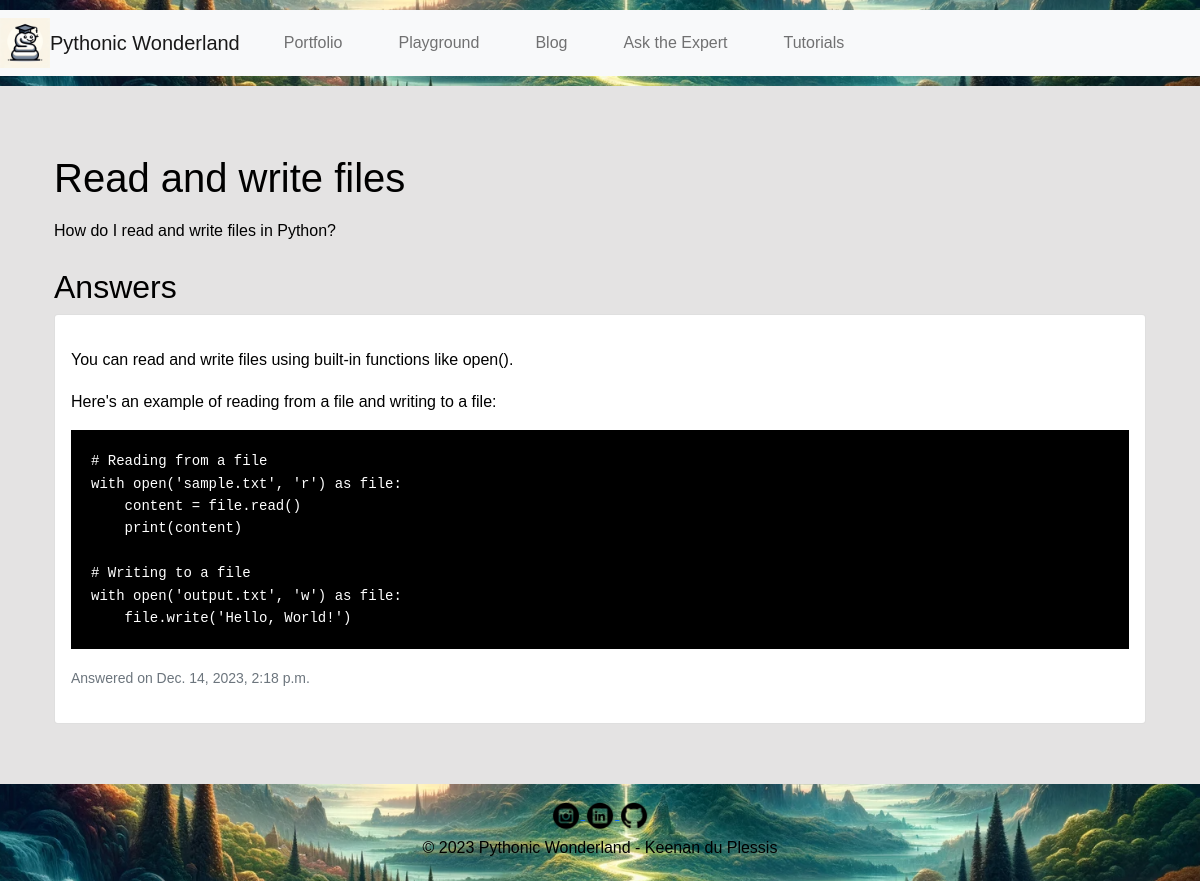
Screenshot of /qna/question/5/ with the database file from the repository.
### qna/models.py (models this page shows, shortened)
class Question(models.Model):
    title = models.CharField(max_length=200)
    text = models.TextField()
    code_snippet = models.TextField(blank=True, null=True)
    created_date = models.DateTimeField(default=timezone.now)

class Answer(models.Model):
    question = models.ForeignKey(Question, on_delete=models.CASCADE, related_name='answers')
    text = models.TextField()
    code_snippet = models.TextField(blank=True, null=True)
    created_date = models.DateTimeField(default=timezone.now)

### qna/views.py (the view)
# urls.py: path('question/<int:pk>/', views.qna_detail, name='qna_detail'),
def qna_detail(request, pk):
    question = get_object_or_404(Question, pk=pk)
    if request.method == "POST":
        form = AnswerForm(request.POST)
        if form.is_valid():
            answer = form.save(commit=False)
            answer.question = question
            answer.save()
            return redirect('qna_detail', pk=question.pk)
    else:
        form = AnswerForm()
    return render(request, 'qna/qna_detail.html', {'question': question, 'form': form})

### qna/templates/qna/qna_detail.html (shortened to what this page needs)
{% extends 'base.html' %}
{% block content %}
  <div class="container mt-4">
    <h1 class="mb-3">{{ question.title }}</h1>
    <p>{{ question.text|linebreaks }}</p>
    <h2 class="mt-4 mb-2">Answers</h2>
    {% for answer in question.answers.all %}
      <div class="card mb-3">
        <div class="card-body">
          <p class="card-text">{{ answer.text|linebreaks }}</p>
          {% if answer.code_snippet %}
            <div class="code-snippet">
              <pre><code>{{ answer.code_snippet }}</code></pre>
            </div>
          {% endif %}
          <p class="text-muted"><small>Answered on {{ answer.created_date }}</small></p>
        </div>
      </div>
    {% empty %}
      <p>No answers yet.</p>
    {% endfor %}
  </div>
{% endblock %}

### portfolio/static/css/style.css (style rules this page uses)
body { font-family: Arial, sans-serif; line-height: 1.6; margin: 0; padding: 0; background: #e4e3e3; color: #000000; }
pre code { display: block; background: #000000; color: #ffffff; padding: 20px; overflow-x: auto; }

### rows the page displays
Question: title "Read and write files", text "How do I read and write files in Python?"
Answer: text "You can read and write files using built-in functions like open(). Here's an example of reading from a file and writing to a file:", code_snippet "# Reading from a file with open('sample.txt', 'r') as file: content = file.read() print(content) # Writing to a file with open('output.txt', 'w') as file: file.write('Hello, World!')", created_date "Dec. 14, 2023, 2:18 p.m."
